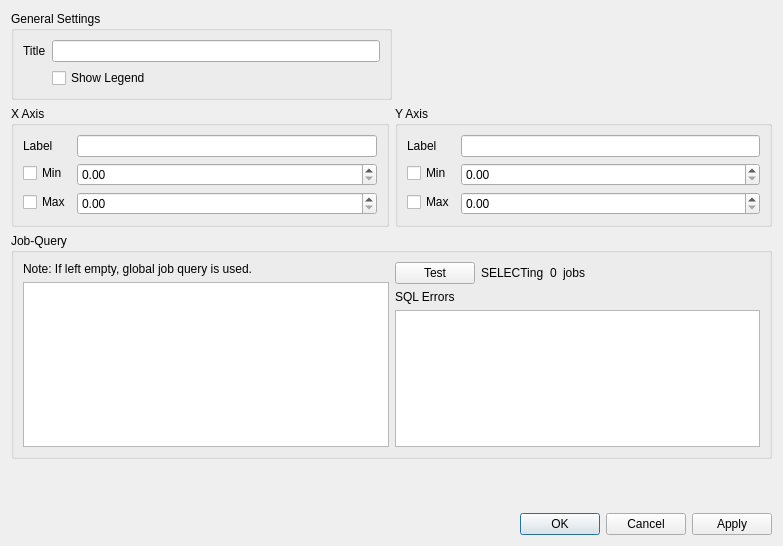
<?xml version="1.0" encoding="UTF-8"?>
<ui version="4.0">
 <class>PlotSettingsDialog</class>
 <widget class="QDialog" name="PlotSettingsDialog">
  <property name="geometry">
   <rect>
    <x>0</x>
    <y>0</y>
    <width>783</width>
    <height>546</height>
   </rect>
  </property>
  <property name="windowTitle">
   <string>Plot Settings</string>
  </property>
  <property name="windowIcon">
   <iconset resource="icons.qrc">
    <normaloff>:/icons/icons/application_edit.png</normaloff>:/icons/icons/application_edit.png</iconset>
  </property>
  <layout class="QVBoxLayout" name="verticalLayout_2">
   <item>
    <layout class="QHBoxLayout" name="horizontalLayout">
     <item>
      <widget class="QGroupBox" name="groupBox">
       <property name="title">
        <string>General Settings</string>
       </property>
       <layout class="QFormLayout" name="formLayout">
        <item row="0" column="0">
         <widget class="QLabel" name="label">
          <property name="text">
           <string>Title</string>
          </property>
         </widget>
        </item>
        <item row="0" column="1">
         <widget class="QLineEdit" name="title"/>
        </item>
        <item row="1" column="1">
         <widget class="QCheckBox" name="show_legend">
          <property name="text">
           <string>Show Legend</string>
          </property>
         </widget>
        </item>
       </layout>
      </widget>
     </item>
     <item>
      <spacer name="horizontalSpacer_2">
       <property name="orientation">
        <enum>Qt::Horizontal</enum>
       </property>
       <property name="sizeHint" stdset="0">
        <size>
         <width>40</width>
         <height>20</height>
        </size>
       </property>
      </spacer>
     </item>
    </layout>
   </item>
   <item>
    <layout class="QHBoxLayout" name="horizontalLayout_2">
     <item>
      <widget class="QGroupBox" name="groupBox_2">
       <property name="title">
        <string>X Axis</string>
       </property>
       <layout class="QFormLayout" name="formLayout_2">
        <item row="0" column="0">
         <widget class="QLabel" name="label_2">
          <property name="text">
           <string>Label</string>
          </property>
         </widget>
        </item>
        <item row="0" column="1">
         <widget class="QLineEdit" name="xlabel"/>
        </item>
        <item row="1" column="0">
         <widget class="QCheckBox" name="use_xmin">
          <property name="text">
           <string>Min</string>
          </property>
         </widget>
        </item>
        <item row="1" column="1">
         <widget class="QDoubleSpinBox" name="xmin"/>
        </item>
        <item row="2" column="0">
         <widget class="QCheckBox" name="use_xmax">
          <property name="text">
           <string>Max</string>
          </property>
         </widget>
        </item>
        <item row="2" column="1">
         <widget class="QDoubleSpinBox" name="xmax"/>
        </item>
       </layout>
      </widget>
     </item>
     <item>
      <widget class="QGroupBox" name="groupBox_3">
       <property name="title">
        <string>Y Axis</string>
       </property>
       <layout class="QFormLayout" name="formLayout_3">
        <item row="0" column="0">
         <widget class="QLabel" name="label_3">
          <property name="text">
           <string>Label</string>
          </property>
         </widget>
        </item>
        <item row="0" column="1">
         <widget class="QLineEdit" name="ylabel"/>
        </item>
        <item row="1" column="0">
         <widget class="QCheckBox" name="use_ymin">
          <property name="text">
           <string>Min</string>
          </property>
         </widget>
        </item>
        <item row="1" column="1">
         <widget class="QDoubleSpinBox" name="ymin"/>
        </item>
        <item row="2" column="0">
         <widget class="QCheckBox" name="use_ymax">
          <property name="text">
           <string>Max</string>
          </property>
         </widget>
        </item>
        <item row="2" column="1">
         <widget class="QDoubleSpinBox" name="ymax"/>
        </item>
       </layout>
      </widget>
     </item>
    </layout>
   </item>
   <item>
    <widget class="QGroupBox" name="groupBox_4">
     <property name="title">
      <string>Job-Query</string>
     </property>
     <layout class="QHBoxLayout" name="horizontalLayout_4">
      <item>
       <layout class="QVBoxLayout" name="verticalLayout_3">
        <item>
         <widget class="QLabel" name="label_9">
          <property name="text">
           <string>Note: If left empty, global job query is used.</string>
          </property>
         </widget>
        </item>
        <item>
         <widget class="QPlainTextEdit" name="query"/>
        </item>
       </layout>
      </item>
      <item>
       <layout class="QVBoxLayout" name="verticalLayout">
        <item>
         <layout class="QHBoxLayout" name="horizontalLayout_3">
          <item>
           <widget class="QPushButton" name="test">
            <property name="text">
             <string>Test</string>
            </property>
           </widget>
          </item>
          <item>
           <widget class="QLabel" name="label_5">
            <property name="text">
             <string>SELECTing</string>
            </property>
           </widget>
          </item>
          <item>
           <widget class="QLabel" name="n_results">
            <property name="text">
             <string>0</string>
            </property>
           </widget>
          </item>
          <item>
           <widget class="QLabel" name="label_7">
            <property name="text">
             <string>jobs</string>
            </property>
           </widget>
          </item>
          <item>
           <spacer name="horizontalSpacer">
            <property name="orientation">
             <enum>Qt::Horizontal</enum>
            </property>
            <property name="sizeHint" stdset="0">
             <size>
              <width>40</width>
              <height>20</height>
             </size>
            </property>
           </spacer>
          </item>
         </layout>
        </item>
        <item>
         <widget class="QLabel" name="label_4">
          <property name="text">
           <string>SQL Errors</string>
          </property>
         </widget>
        </item>
        <item>
         <widget class="QPlainTextEdit" name="query_results">
          <property name="readOnly">
           <bool>true</bool>
          </property>
         </widget>
        </item>
       </layout>
      </item>
     </layout>
    </widget>
   </item>
   <item>
    <spacer name="verticalSpacer">
     <property name="orientation">
      <enum>Qt::Vertical</enum>
     </property>
     <property name="sizeHint" stdset="0">
      <size>
       <width>20</width>
       <height>102</height>
      </size>
     </property>
    </spacer>
   </item>
   <item>
    <widget class="QDialogButtonBox" name="buttonBox_2">
     <property name="standardButtons">
      <set>QDialogButtonBox::Apply|QDialogButtonBox::Cancel|QDialogButtonBox::Ok</set>
     </property>
    </widget>
   </item>
  </layout>
 </widget>
 <tabstops>
  <tabstop>title</tabstop>
  <tabstop>show_legend</tabstop>
  <tabstop>xlabel</tabstop>
  <tabstop>use_xmin</tabstop>
  <tabstop>xmin</tabstop>
  <tabstop>use_xmax</tabstop>
  <tabstop>xmax</tabstop>
  <tabstop>ylabel</tabstop>
  <tabstop>use_ymin</tabstop>
  <tabstop>ymin</tabstop>
  <tabstop>use_ymax</tabstop>
  <tabstop>ymax</tabstop>
  <tabstop>query</tabstop>
  <tabstop>test</tabstop>
  <tabstop>query_results</tabstop>
 </tabstops>
 <resources>
  <include location="icons.qrc"/>
 </resources>
 <connections/>
</ui>
